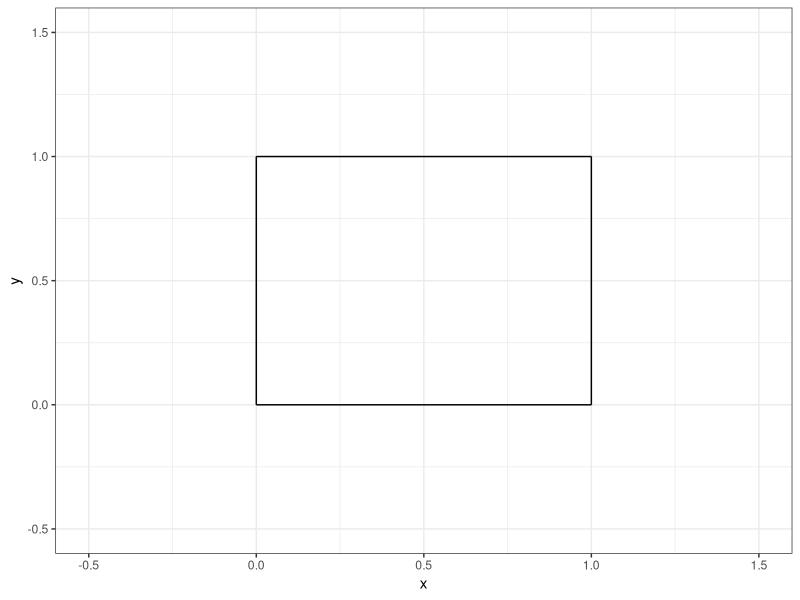
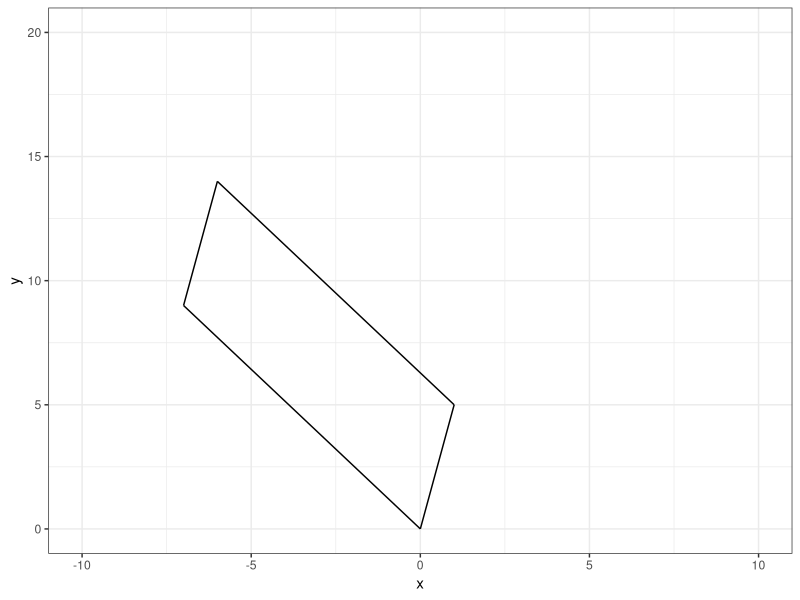
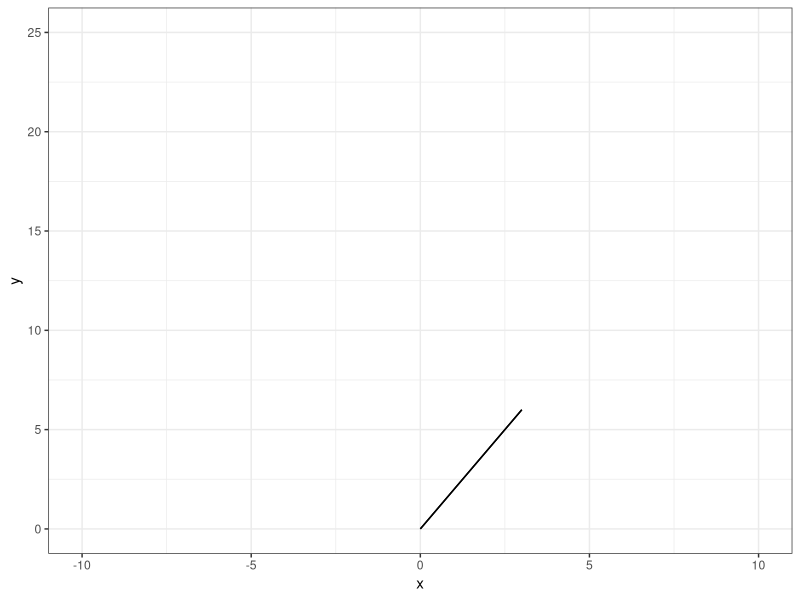
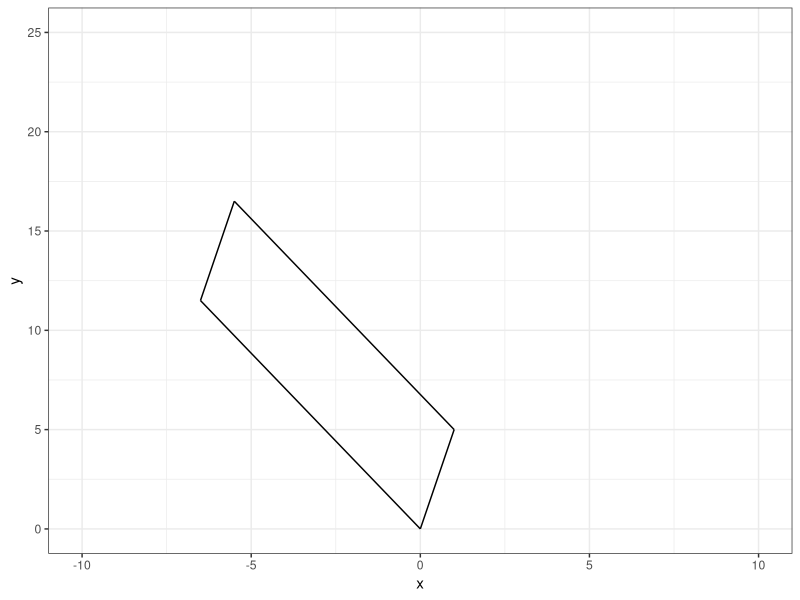
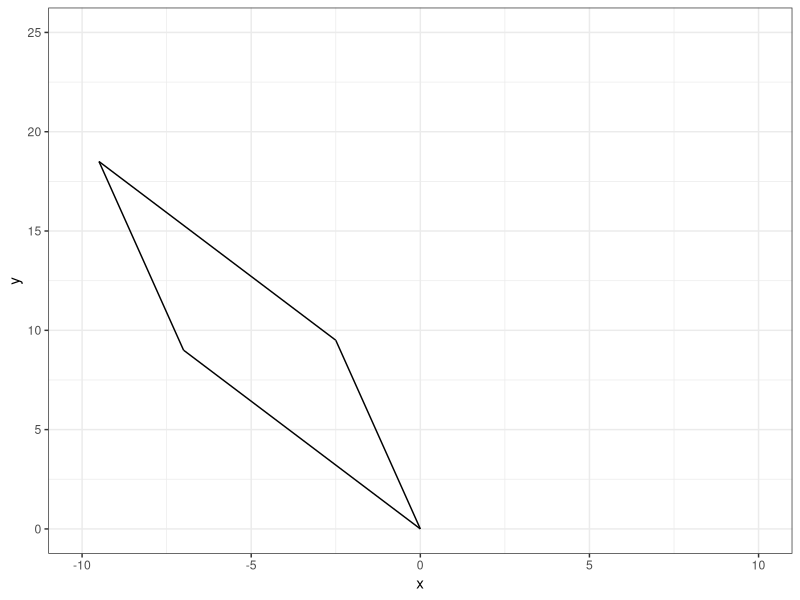
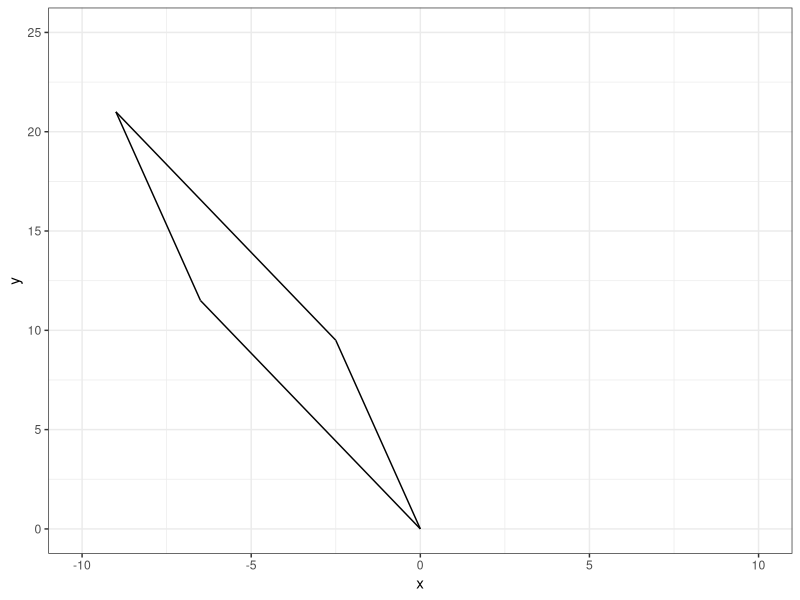
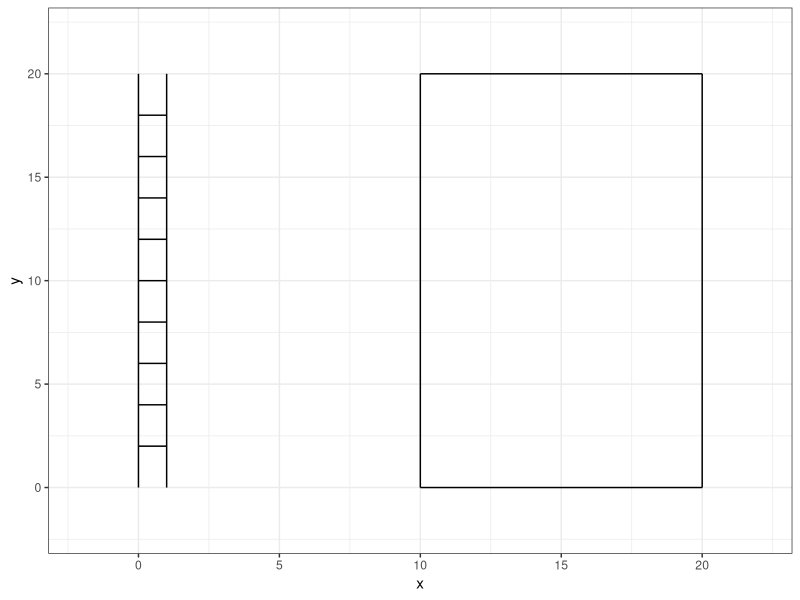

Write the R code that produced these figures, in order.
## ---- chunk 1
#| echo: false

default_chunk_hook  <- knitr::knit_hooks$get("chunk")

latex_font_size <- c("Huge", "huge", "LARGE", "Large", 
                     "large", "normalsize", "small", 
                     "footnotesize", "scriptsize", "tiny")

knitr::knit_hooks$set(chunk = function(x, options) {
  x <- default_chunk_hook(x, options)
  if(options$size %in% latex_font_size) {
    paste0("\n \\", options$size, "\n\n", 
      x, 
      "\n\n \\normalsize"
    )
  } else {
    x
  }
})

## ---- chunk 2
#| label: load-packages
#| include: false
library(tidyverse)
## ---- chunk 3
#| label: fig-unitsquare
#| fig-cap: "The unit square."
#| fig-width: 3
#| fig-height: 3
#| scale: "80%"
#| fig-align: "center"
#| size: "scriptsize"
ggplot() +
  geom_segment(aes(x = 0, xend = 0,
                   y=0, yend = 1))+
  geom_segment(aes(x = 0, xend = 1,
                   y=1, yend = 1))+
  geom_segment(aes(x = 1, xend = 1,
                   y=0, yend = 1))+
  geom_segment(aes(x = 0, xend = 1,
                   y=0, yend = 0)) +
  theme_bw() + 
  xlim(-0.5, 1.5)+
  ylim(-0.5, 1.5)+
  labs(x = "x", 
       y = "y")
## ---- chunk 4
#| size: "scriptsize"
#| code-fold: FALSE
 
(A = matrix(data=c(1,-7,5,9), nrow=2, ncol=2, byrow=TRUE))
## ---- chunk 5
#| size: "scriptsize"
#| code-fold: FALSE

(M = diag(2))
(T = A %*% M)
## ---- chunk 6
#| size: "scriptsize"
#| code-fold: FALSE
(basis.vector.1 = T[,1])
(basis.vector.2 = T[,2])
## ---- chunk 7
#| size: "scriptsize"
#| code-fold: FALSE
(p.0 = c(0,0))
(p.1 = basis.vector.1)
(p.2 = basis.vector.1 + basis.vector.2)
(p.3 = basis.vector.2)
## ---- chunk 8
#| label: fig-part-1e
#| fig-cap: "Shape (part 1e)."
#| fig-width: 3
#| fig-height: 3
#| scale: "80%"
#| fig-align: "center"
#| size: "scriptsize"
ggplot() +
  geom_segment(aes(x = p.0[1], xend = p.1[1],
                   y=p.0[2], yend = p.1[2]))+
  geom_segment(aes(x = p.1[1], xend = p.2[1],
                   y=p.1[2], yend = p.2[2]))+
  geom_segment(aes(x = p.2[1], xend = p.3[1],
                   y=p.2[2], yend = p.3[2]))+
  geom_segment(aes(x = p.3[1], xend = p.0[1],
                   y=p.3[2], yend = p.0[2])) +
  theme_bw() + 
  xlim(-10, 10)+
  ylim(0, 20)+
  labs(x = "x", 
       y = "y")
## ---- chunk 9
#| size: "scriptsize"
#| code-fold: FALSE
(det.A = det(A))
## ---- chunk 10
#| size: "scriptsize"
#| code-fold: FALSE
 
(A = matrix(data=c(1,2,2,4), nrow=2, ncol=2, byrow=TRUE))
## ---- chunk 11
#| size: "scriptsize"
#| code-fold: FALSE

(M = diag(2))
(T = A %*% M)
## ---- chunk 12
#| size: "scriptsize"
#| code-fold: FALSE
(basis.vector.1 = T[,1])
(basis.vector.2 = T[,2])
## ---- chunk 13
#| size: "scriptsize"
#| code-fold: FALSE
(p.0 = c(0,0))
(p.1 = basis.vector.1)
(p.2 = basis.vector.1 + basis.vector.2)
(p.3 = basis.vector.2)
## ---- chunk 14
#| label: fig-part-2e
#| fig-cap: "Shape (part 2e)."
#| fig-width: 3
#| fig-height: 3
#| scale: "80%"
#| fig-align: "center"
#| size: "scriptsize"
ggplot() +
  geom_segment(aes(x = p.0[1], xend = p.1[1],
                   y=p.0[2], yend = p.1[2]))+
  geom_segment(aes(x = p.1[1], xend = p.2[1],
                   y=p.1[2], yend = p.2[2]))+
  geom_segment(aes(x = p.2[1], xend = p.3[1],
                   y=p.2[2], yend = p.3[2]))+
  geom_segment(aes(x = p.3[1], xend = p.0[1],
                   y=p.3[2], yend = p.0[2])) +
  theme_bw() + 
  xlim(-10, 10)+
  ylim(0, 25)+
  labs(x = "x", 
       y = "y")
## ---- chunk 15
#| size: "scriptsize"
#| code-fold: FALSE
(det.A = det(A))
## ---- chunk 16
#| size: "scriptsize"
#| code-fold: FALSE
k = 0.5
(M.v = matrix(data=c(1,k,0,1),nrow=2,ncol=2,byrow=TRUE))
(A = matrix(data=c(1,-7,5,9),nrow=2,ncol=2,byrow=TRUE))
T = A %*% M.v

basis.vector.1 = T[,1]
basis.vector.2 = T[,2]

p.0 = c(0,0)
p.1 = basis.vector.1
p.2 = basis.vector.1 + basis.vector.2
p.3 = basis.vector.2
## ---- chunk 17
#| label: fig-part-3a
#| fig-cap: "Shape (part 3a)."
#| fig-width: 3
#| fig-height: 3
#| scale: "80%"
#| fig-align: "center"
#| size: "scriptsize"
ggplot() +
  geom_segment(aes(x = p.0[1], xend = p.1[1],
                   y=p.0[2], yend = p.1[2]))+
  geom_segment(aes(x = p.1[1], xend = p.2[1],
                   y=p.1[2], yend = p.2[2]))+
  geom_segment(aes(x = p.2[1], xend = p.3[1],
                   y=p.2[2], yend = p.3[2]))+
  geom_segment(aes(x = p.3[1], xend = p.0[1],
                   y=p.3[2], yend = p.0[2])) +
  theme_bw() + 
  xlim(-10, 10)+
  ylim(0, 25)+
  labs(x = "x", 
       y = "y")
## ---- chunk 18
#| size: "scriptsize"
#| code-fold: FALSE
(det.A = det(A))
## ---- chunk 19
#| size: "scriptsize"
#| code-fold: FALSE
k = 0.5
(M.v = matrix(data=c(1,0,k,1),nrow=2,ncol=2,byrow=TRUE))
(A = matrix(data=c(1,-7,5,9),nrow=2,ncol=2,byrow=TRUE))
T = A %*% M.v

basis.vector.1 = T[,1]
basis.vector.2 = T[,2]

p.0 = c(0,0)
p.1 = basis.vector.1
p.2 = basis.vector.1 + basis.vector.2
p.3 = basis.vector.2
## ---- chunk 20
#| label: fig-part-3b
#| fig-cap: "Shape (part 3b)."
#| fig-width: 3
#| fig-height: 3
#| scale: "80%"
#| fig-align: "center"
#| size: "scriptsize"
ggplot() +
  geom_segment(aes(x = p.0[1], xend = p.1[1],
                   y=p.0[2], yend = p.1[2]))+
  geom_segment(aes(x = p.1[1], xend = p.2[1],
                   y=p.1[2], yend = p.2[2]))+
  geom_segment(aes(x = p.2[1], xend = p.3[1],
                   y=p.2[2], yend = p.3[2]))+
  geom_segment(aes(x = p.3[1], xend = p.0[1],
                   y=p.3[2], yend = p.0[2])) +
  theme_bw() + 
  xlim(-10, 10)+
  ylim(0, 25)+
  labs(x = "x", 
       y = "y")
## ---- chunk 21
#| size: "scriptsize"
#| code-fold: FALSE
(det.A = det(A))
## ---- chunk 22
#| size: "scriptsize"
#| code-fold: FALSE
k = 0.5
(M.v = matrix(data=c(1,k,k,1),nrow=2,ncol=2,byrow=TRUE))
(A = matrix(data=c(1,-7,5,9),nrow=2,ncol=2,byrow=TRUE))
T = A %*% M.v

basis.vector.1 = T[,1]
basis.vector.2 = T[,2]

p.0 = c(0,0)
p.1 = basis.vector.1
p.2 = basis.vector.1 + basis.vector.2
p.3 = basis.vector.2
## ---- chunk 23
#| label: fig-part-3c
#| fig-cap: "Shape (part 3c)."
#| fig-width: 3
#| fig-height: 3
#| scale: "80%"
#| fig-align: "center"
#| size: "scriptsize"
ggplot() +
  geom_segment(aes(x = p.0[1], xend = p.1[1],
                   y=p.0[2], yend = p.1[2]))+
  geom_segment(aes(x = p.1[1], xend = p.2[1],
                   y=p.1[2], yend = p.2[2]))+
  geom_segment(aes(x = p.2[1], xend = p.3[1],
                   y=p.2[2], yend = p.3[2]))+
  geom_segment(aes(x = p.3[1], xend = p.0[1],
                   y=p.3[2], yend = p.0[2])) +
  theme_bw() + 
  xlim(-10, 10)+
  ylim(0, 25)+
  labs(x = "x", 
       y = "y")
## ---- chunk 24
#| size: "scriptsize"
#| code-fold: FALSE
(det.A = det(A))
## ---- chunk 25
#| size: "scriptsize"
#| code-fold: FALSE
(ladder = data.frame(x=c(0,0,1,1,0,1,0,1,0,1,0,1,0,1,0,1,0,1,0,1,0,1),y=c(0,20,0,20,2,2,4,4,6,6,8,8,10,10,12,12,14,14,16,16,18,18),group=c(1,1,2,2,3,3,4,4,5,5,6,6,7,7,8,8,9,9,10,10,11,11)))
## ---- chunk 26
#| label: fig-ladder
#| fig-cap: "A ladder."
#| fig-width: 3
#| fig-height: 3
#| scale: "80%"
#| fig-align: "center"
#| size: "scriptsize"
ggplot() +
  geom_path(data = ladder, 
              aes(x = x, y = y, group = group)) +
                  geom_segment(aes(x = 10, xend = 10,
                   y=0, yend = 20))+
  geom_segment(aes(x = 10, xend = 20,
                   y=20, yend = 20))+
  geom_segment(aes(x = 20, xend = 20,
                   y=0, yend = 20))+
  geom_segment(aes(x = 10, xend = 20,
                   y=0, yend = 0)) +
  theme_bw() +
  xlim(-2,22) +
  ylim(-2,22)
## ---- chunk 27
#| size: "scriptsize"
#| code-fold: FALSE
A = as.matrix(ladder[,c(1,2)])
